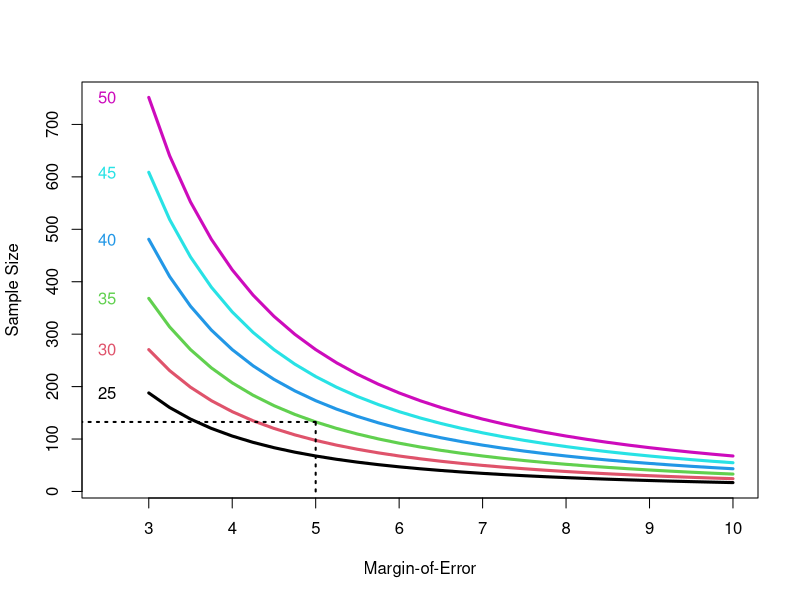

Write R code to recreate this figure.
## ---- chunk 1
sigma <- seq(25,50,5); me <- seq(3,10,0.25); z <- qnorm(0.95)
res <- matrix(0,nrow=length(me),ncol=length(sigma))
for (i in 1:length(sigma)) res[,i] <- (z*sigma[i]/me)^2
matplot(me,res,xlab="Margin-of-Error",ylab="Sample Size",type="l",lwd=3,lty=1,xlim=c(2.5,10),yaxt="n",xaxt="n")
axis(1,seq(3,10)); axis(2,seq(0,700,100))
for (i in 1:length(sigma)) { text(2.5,res[1,i],sigma[i],col=i)  }
lines(c(5,5),c(0,res[9,3]),lty=3,lwd=2)
lines(c(5,0),c(res[9,3],res[9,3]),lty=3,lwd=2)
